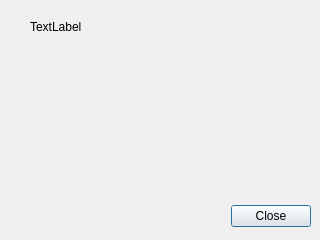
<?xml version="1.0" encoding="UTF-8"?>
<ui version="4.0">
 <class>AboutWindow</class>
 <widget class="QDialog" name="AboutWindow">
  <property name="geometry">
   <rect>
    <x>0</x>
    <y>0</y>
    <width>320</width>
    <height>240</height>
   </rect>
  </property>
  <property name="windowTitle">
   <string>About DCS Copilot</string>
  </property>
  <widget class="QDialogButtonBox" name="buttonBox">
   <property name="geometry">
    <rect>
     <x>10</x>
     <y>200</y>
     <width>301</width>
     <height>32</height>
    </rect>
   </property>
   <property name="orientation">
    <enum>Qt::Horizontal</enum>
   </property>
   <property name="standardButtons">
    <set>QDialogButtonBox::Close</set>
   </property>
  </widget>
  <widget class="QLabel" name="label">
   <property name="geometry">
    <rect>
     <x>30</x>
     <y>20</y>
     <width>251</width>
     <height>91</height>
    </rect>
   </property>
   <property name="text">
    <string>TextLabel</string>
   </property>
   <property name="alignment">
    <set>Qt::AlignLeading|Qt::AlignLeft|Qt::AlignTop</set>
   </property>
  </widget>
 </widget>
 <resources/>
 <connections>
  <connection>
   <sender>buttonBox</sender>
   <signal>accepted()</signal>
   <receiver>AboutWindow</receiver>
   <slot>accept()</slot>
   <hints>
    <hint type="sourcelabel">
     <x>248</x>
     <y>254</y>
    </hint>
    <hint type="destinationlabel">
     <x>157</x>
     <y>274</y>
    </hint>
   </hints>
  </connection>
  <connection>
   <sender>buttonBox</sender>
   <signal>rejected()</signal>
   <receiver>AboutWindow</receiver>
   <slot>reject()</slot>
   <hints>
    <hint type="sourcelabel">
     <x>316</x>
     <y>260</y>
    </hint>
    <hint type="destinationlabel">
     <x>286</x>
     <y>274</y>
    </hint>
   </hints>
  </connection>
 </connections>
</ui>
